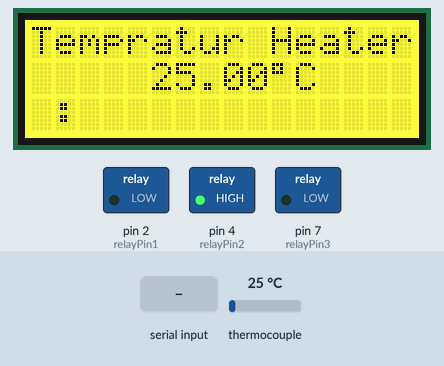
This sketch was run on a simulated Arduino Uno, built with avr-gcc and run on an emulated ATmega328P. On the bench: 16×3 character LCD, switched loads named in the sketch (green lamp = pin HIGH). Inputs (shaded band) come from the test bench; at power-on: thermocouple 25 °C. What the sketch prints to the serial monitor is not drawn.

Above: at 6.2 s.
6.3 s: thermocouple set to 6 °C
At 8.3 s:
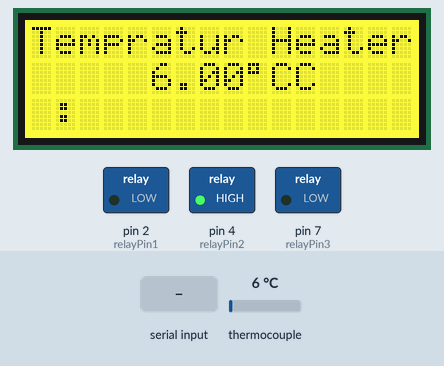
8.6 s: "0" received over Serial
At 11.3 s:
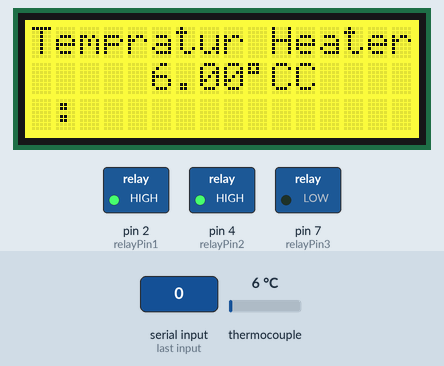
11.6 s: "3" received over Serial
At 14.1 s:
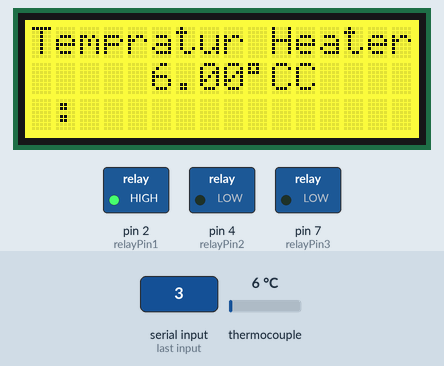
14.6 s: thermocouple set to 75 °C
At 16.2 s:
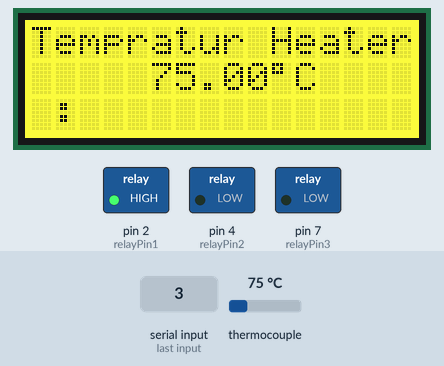
16.8 s: "1" received over Serial
At 19.3 s:
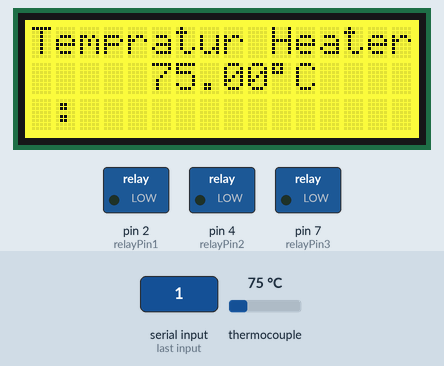
19.8 s: thermocouple set to 2 °C
At 21.5 s:
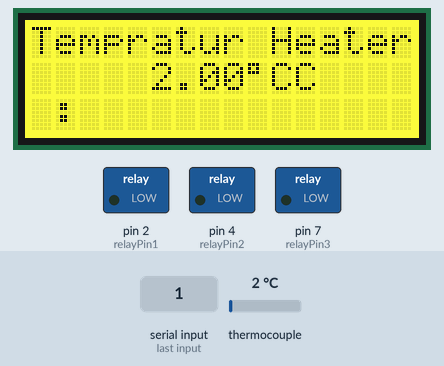
Timing chart, 0 to 23.0 s (numbered marks = the images above; inputs shaded):
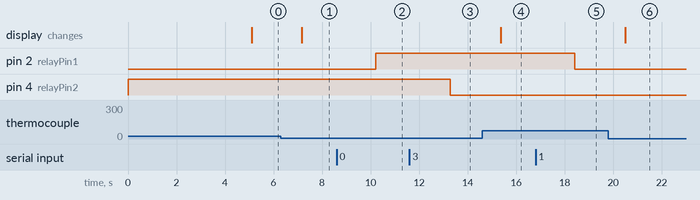

Measured:
- after the input at 6.3 s, the display: changes after 0.85 s (image 1)
- after the input at 8.6 s, pin 2 (relayPin1): LOW → HIGH after 1.6 s
- after the input at 11.6 s, pin 4 (relayPin2): HIGH → LOW after 1.7 s
- after the input at 14.6 s, the display: changes after 0.77 s (image 4)
- after the input at 16.8 s, pin 2 (relayPin1): HIGH → LOW after 1.6 s
- after the input at 19.8 s, the display: changes after 0.70 s (image 6)

The sketch:

ArduinoThermalCyclerControl.ino
```cpp
#include "max6675.h"
#include "rgb_lcd.h"
char incomingOption;
int ktcSO = 8;  //Pin 8
int ktcCS = 9;  //Pin 9
int ktcCLK = 10;  //Clock mengambil sinyal PWM pada Pin 10 Arduino
int relayPin1 = 2; //Fan berada pada PIN Digital 2 dari arduino
int relayPin2 = 4; //Fan Berada pada PIN Digital 4 dari arduino
int relayPin3 = 7;//machine fan
int delayValue = 1000;
rgb_lcd lcd;
const int colorR = 255;
const int colorG = 255;
const int colorB = 0;
MAX6675 ktc(ktcCLK, ktcCS, ktcSO);

void setup() {
  Serial.begin(9600); //Baud rate 9600
  pinMode(relayPin1, OUTPUT); //relay 1 mendapatkan sinyal pada PIN 2
  pinMode(relayPin2, OUTPUT); //relay 2 mendapatkan sinyal pada PIN 4
  pinMode(relayPin3, OUTPUT);
  digitalWrite(relayPin1, LOW);
  digitalWrite(relayPin2, HIGH);
  digitalWrite(relayPin3,LOW);
  //digitalWrite(relayPin1, LOW);
  lcd.begin(16, 3);
  lcd.print("PCR Start");
  lcd.setRGB(colorR, colorG, colorB);
 delay(5000);
}

void loop() {

incomingOption = Serial.read();
Serial.println(ktc.readCelsius());
lcd.setCursor(0, 0);
lcd.print("Tempratur Heater : ");
lcd.setCursor(5, 1);
lcd.print(ktc.readCelsius());
lcd.print((char) 223);
lcd.print("C");
//digitalWrite(relayPin2, LOW);
delay(1000);
// Menyalakan Fan
if (incomingOption=='0')
{
digitalWrite(relayPin1, HIGH);  //Fan Off - Relay On
}
else if (incomingOption=='1')
{
digitalWrite(relayPin1, LOW);  //Fan On - Relay off
}

//Menyalakan Heater
if (incomingOption=='2')
{
digitalWrite(relayPin2, HIGH);  //Heater Off - Relay On
}
else if (incomingOption=='3')
{
digitalWrite(relayPin2, LOW); //Heater On - Relay Off
}
}
```
